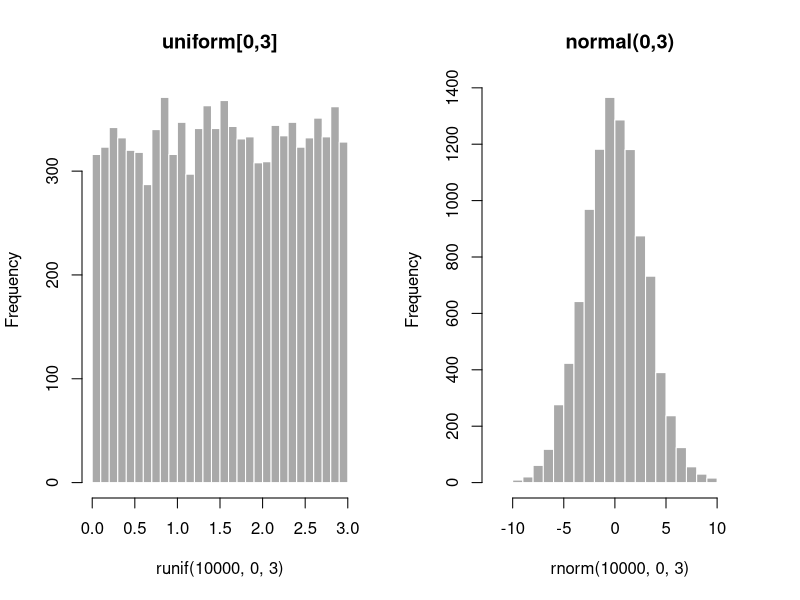

The R script that drew this image:
## ---- chunk 1
knitr::opts_chunk$set(echo = FALSE)
## ---- chunk 2
brks=25
par(mfrow=c(1,2))
hist(runif(10000, 0, 3), breaks = brks, col = 'darkgray',  border = 'white', main="uniform[0,3]")
hist(rnorm(10000, 0, 3), breaks = brks, col = 'darkgray',  border = 'white', main="normal(0,3)")
